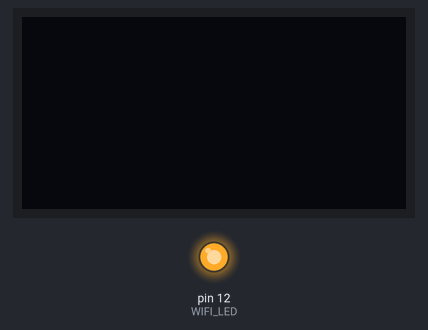
A program run on a simulated MicroPython board. Parts: 128×64 one-colour display, output pins drawn as LEDs (lit = HIGH). WiFi joins after 1.5 s; the clock reads 2024-03-15 10:24:30 at power-on unless the program sets it; library files of the repository ran but are not shown: ssd1306.py; what the program prints to the serial console is not drawn.

Above: at 0.1 s.
At 1.6 s:
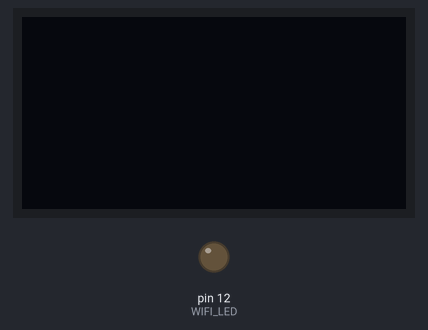
Timing chart, 0 to 3.3 s (numbered marks = the images above):
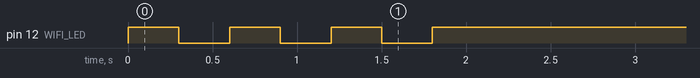

The program:

main.py
```python
import socket,framebuf,time,machine
from machine import I2C,Pin
from ssd1306 import SSD1306_I2C

i2c = I2C(scl = Pin(23),sda = Pin(22))
display = SSD1306_I2C(128,64,i2c)
host = '192.168.137.1'
port = 8080

s = socket.socket()
addr = (host,port)
s.connect(addr)

i = 0

while True:
    data = s.recv(1024)
    if data != 0:
        fbuf = framebuf.FrameBuffer(bytearray(data),88,64,framebuf.MONO_HLSB)
        display.fill(0)
        display.blit(fbuf,19,0)
        display.show()
        del data
```

boot.py
```python
#boot.py
import network
import ssd1306
from machine import Pin
import time


WIFI_LED=Pin(12, Pin.OUT) #初始化WIFI指示灯
wlan = network.WLAN(network.STA_IF) #STA模式
wlan.active(True)#激活接口
start_time=time.time()#记录时间做超时判断

if not wlan.isconnected():
  print('connecting to network...')
  wlan.connect('iPhone', 'chenjixuan308') #输入WIFI账号密码

  while not wlan.isconnected():
    #未连接到WIFI时LED闪烁提示
    WIFI_LED.value(1)
    time.sleep_ms(300)
    WIFI_LED.value(0)
    time.sleep_ms(300)

    #超时判断,15秒没连接成功判定为超时
    if time.time()-start_time > 15 :
      print('WIFI Connected Timeout!')
      break

if wlan.isconnected():#如果WIFI连接上，就把网络的各种参数输出在OLED屏幕中
  #LED点亮
  WIFI_LED.value(1)

#串口打印信息
  print('network information:', wlan.ifconfig())
```
